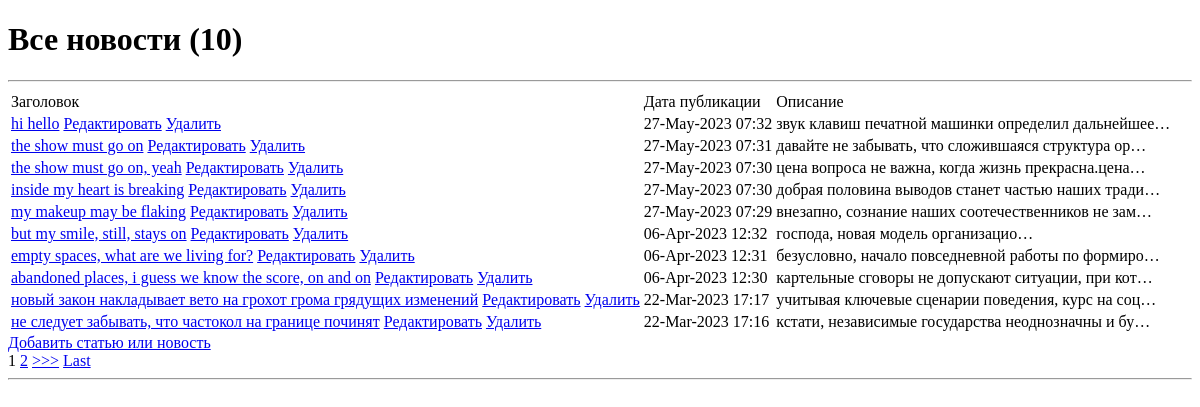
Before: /news/ with the older database file.
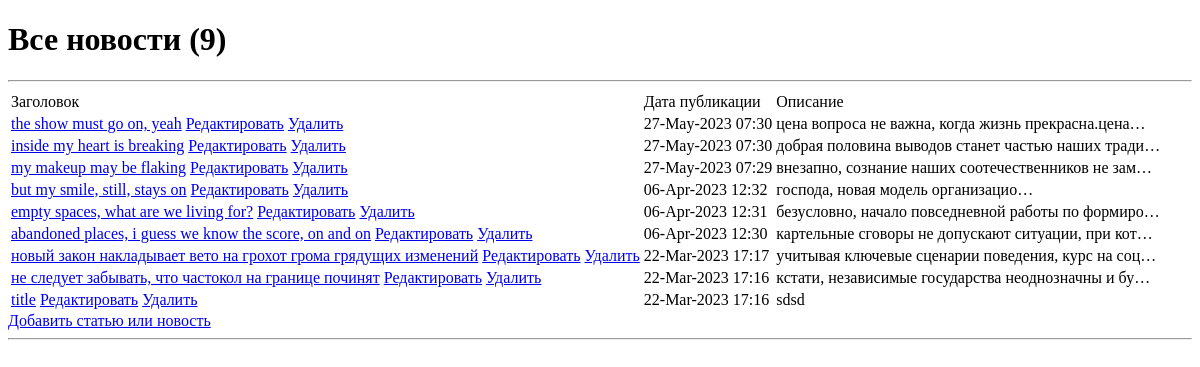
After: the same page with the newer database file.
### article/models.py (models this page shows, shortened)
class Post(models.Model):
    author = models.ForeignKey(Author, on_delete=models.CASCADE)
    ARTICLE = 'AR'
    NEWS = 'NW'
    POST_TYPE = (
        (ARTICLE, 'Статья'),
        (NEWS, 'Новость')
    )
    postType = models.CharField(max_length=2, choices=POST_TYPE, default=ARTICLE)
    time = models.DateTimeField(auto_now_add=True)
    postCategory = models.ManyToManyField(Category, through='PostCategory')
    title = models.CharField(max_length=255)
    text = models.TextField()
    rating = models.IntegerField(default=0)

### article/views.py (the view)
# urls.py: path('', NewsList.as_view()),
class NewsList(ListView):
    model = Post
    template_name = 'news.html'
    context_object_name = 'news'
    queryset = Post.objects.order_by('-time')
    paginate_by = 10

### article/templatetags/custom_filters.py (called while the page is built)
@register.filter(name='Censor')
def Censor(value):
    text = value.lower().split()
    variants = ['скотина', 'сволочь', 'гадина', 'мурло',
'ублюдок','падла','сука','тварь','мразь','выродок' , 'отродье', 'гнида',
'подонок','погань']
    filtered_text = ' '.join([word for word in text if word not in variants])
    return filtered_text

### templates/news.html (shortened to what this page needs)
{% extends 'flatpages/default.html' %}
{% load custom_filters %}
{% block content %}
    <h1>Все новости ({{news|length}})</h1>
    <hr>
    {% if news %}
        <table>
            <tr>
                <td>
                    Заголовок
                </td>
                <td>
                    Дата публикации
                </td>
                <td>
                    Описание
                </td>
            </tr>
        {% for news_page in news %}
            <tr>
                <td>
                    <a href="{% url 'news_detail' news_page.id %}">{{news_page.title|Censor}}</a>
                    <a href="{% url 'news_edit' news_page.id%}">Редактировать</a>
                    <a href="{% url 'news_delete' news_page.id %}">Удалить</a>
                </td>
                <td>
                    {{ news_page.time|date:'d-M-Y H:i' }}
                </td>
                <td>
                    {{ news_page.text|truncatechars:50|Censor }}
                </td>
            </tr>
        {% endfor %}
        </table>
        <a href="{% url 'news_add' %}">Добавить статью или новость</a> <br>
    {% else %}
        <h2>Новостей нет!</h2>
    {% endif %}
    {% if is_paginated %}
    {% for num in page_obj.paginator.page_range %}
        {% if page_obj.number == num %}
            <a>{{ num }}</a>
        {% elif num > page_obj.number|add:'-3' and num < page_obj.number|add:'3' %}
            <a href="?page={{ num }}">{{ num }}</a>
        {% endif %}
    {% endfor %}
    {% if page_obj.has_next %}
        <a href="?page={{ page_obj.next_page_number }}">>>></a>
        <a href="?page={{ page_obj.paginator.num_pages }}">Last</a>
    {% endif %}
    {% endif %}
{% endblock content %}

Changed rows visible on the page:
removed Post: title|Censor "hi hello", time "27-May-2023 07:32", text|Censor "звук клавиш печатной машинки определил дальнейшее…"
removed Post: title|Censor "the show must go on", time "27-May-2023 07:31", text|Censor "давайте не забывать, что сложившаяся структура ор…"
now on this page (row unchanged): Post: title|Censor "title", time "22-Mar-2023 17:16", text|Censor "sdsd"
Other visible differences:
{{ news|length }}: "10" → "9"
list line gone: "1"
list line gone: "2"
text no longer shown: ">>> Last"
